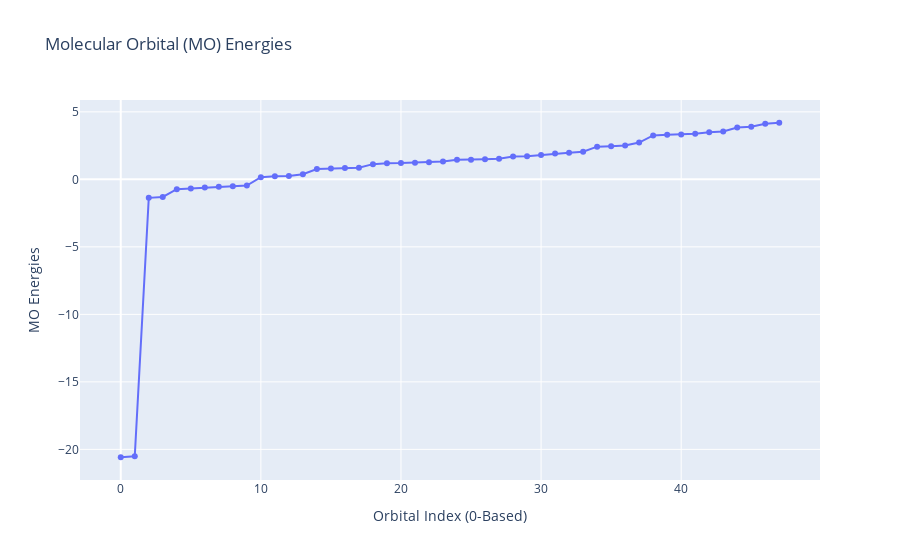

Notebook code for this chart:
### Code cell
# Plot the MO Energies (i.e. eigenvalues of the Fock matrix)
fig = px.line(y=mf.mo_energy, markers=True, title="Molecular Orbital (MO) Energies")
fig.update_layout(xaxis_title="Orbital Index (0-Based)", yaxis_title="MO Energies")
fig.show()

### Figure 1 — Plotly figure (JSON) as saved in the notebook; plotly's stock layout.template omitted (floating-point values rounded to 4 significant figures)
{"data": [{"hovertemplate": "x=%{x}<br>y=%{y}<extra></extra>", "legendgroup": "", "line": {"color": "#636efa", "dash": "solid"}, "marker": {"symbol": "circle"}, "mode": "markers+lines", "name": "", "orientation": "v", "showlegend": false, "type": "scatter", "x": [0, 1, 2, 3, 4, 5, 6, 7, 8, 9, 10, 11, 12, 13, 14, 15, 16, 17, 18, 19, 20, 21, 22, 23, 24, 25, 26, 27, 28, 29, 30, 31, 32, 33, 34, 35, 36, 37, 38, 39, 40, 41, 42, 43, 44, 45, 46, 47], "xaxis": "x", "y": [-20.58, -20.52, -1.369, -1.304, -0.7297, -0.6744, -0.6004, -0.5432, -0.5148, -0.4624, 0.1639, 0.2315, 0.2403, 0.3803, 0.7595, 0.8082, 0.8442, 0.8667, 1.126, 1.201, 1.206, 1.237, 1.271, 1.318, 1.449, 1.449, 1.494, 1.519, 1.694, 1.706, 1.807, 1.923, 1.971, 2.044, 2.422, 2.452, 2.501, 2.728, 3.251, 3.297, 3.321, 3.37, 3.485, 3.543, 3.843, 3.904, 4.123, 4.192], "yaxis": "y"}], "layout": {"legend": {"tracegroupgap": 0}, "title": {"text": "Molecular Orbital (MO) Energies"}, "xaxis": {"anchor": "y", "domain": [0, 1], "title": {"text": "Orbital Index (0-Based)"}}, "yaxis": {"anchor": "x", "domain": [0, 1], "title": {"text": "MO Energies"}}}}
